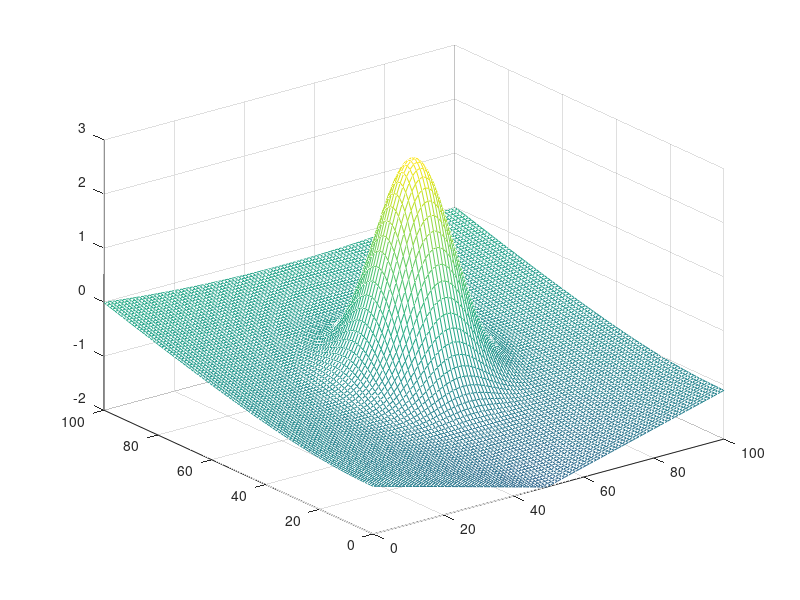
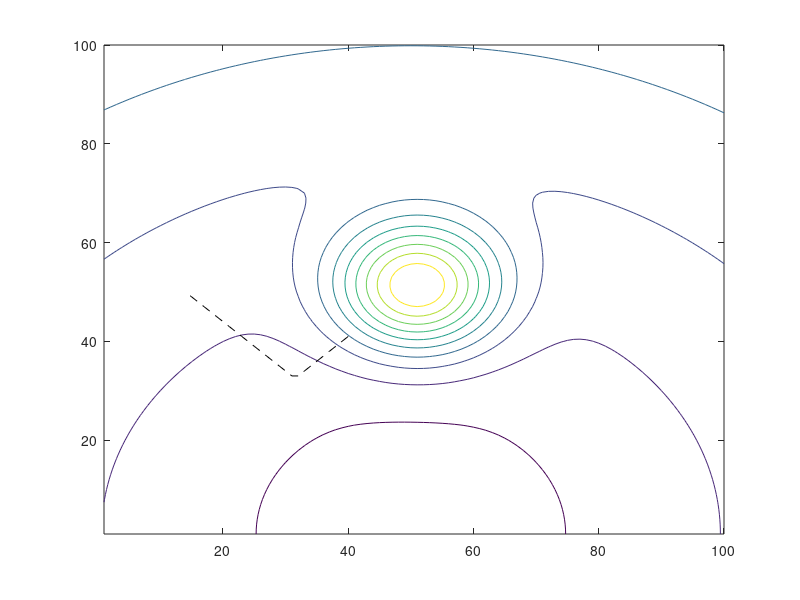

These charts were generated, in order, by the following MATLAB code:
function escapeRoute = floorPotential
clear;
close all;

mapLengthX = 100; mapLengthY = 100;

exitPosition = [1, 50];
firePosition = [50,50];
initialPosition = [40,41];

potentialMap = zeros(mapLengthX,mapLengthY); % generate a 400 * 400 map

firePotential = getFirePotential(potentialMap, firePosition(1), firePosition(2), 80, 4);
exitPotential = getExitPotential(potentialMap, exitPosition(1), exitPosition(2), -2);


potentialMap = potentialMap + exitPotential + firePotential;

escapeRoute = getEscapeRoute(potentialMap, initialPosition(1), initialPosition(2));


    function firePotential = getFirePotential(map, positionX, positionY, variance, maxPotential)
        [lengthX, lengthY]=size(map);
        
        mean = [positionX positionY];
        Sigma = eye(2) * variance;
        
        x = 0:lengthX-1; y = 0:lengthY-1;
        [X,Y] = meshgrid(x,y);
        firePotential = mvnpdf([X(:) Y(:)],mean,Sigma) ;
        firePotential = reshape(firePotential,length(y),length(x));
        
        %rescaling
        firePotential = firePotential * maxPotential / max(firePotential(:));
    end

    function exitPotential = getExitPotential(map, positionX, positionY, minPotential)
        [lengthX, lengthY]=size(map);
        
        exitPotential = zeros(lengthX, lengthY);
        
        for x = 1:lengthX
            for y = 1:lengthY
                exitPotential(x, y) = sqrt((x - positionX) ^ 2 + (y - positionY) ^ 2);
            end
        end
        
        exitPotential = exitPotential - max(exitPotential(:));
        exitPotential = exitPotential * minPotential / min(exitPotential(:));
    end

    function escapeRoute = getEscapeRoute(map, initialX, initialY)
        escapeRoute = [initialX, initialY];
        
        x = initialX;
        y = initialY;
        
        while ((x ~= exitPosition(1)) && (y ~= exitPosition(2)))
            nextPosition = getNextPosition(map, x, y);
            escapeRoute = [escapeRoute;nextPosition];
            x = nextPosition(1);
            y = nextPosition(2);
        end
    end

    function nextPosition = getNextPosition(map, currentX, currentY)
        minPositionX = 0;
        minPositionY = 0; % arbitrary
        
        minPotential = 10000; % arbitrary
        
        for x = currentX - 1: currentX + 1
            for y = currentY - 1: currentY +1
                potential = map(x, y);
                if (potential < minPotential)
                    minPotential = potential;
                    minPositionX = x;
                    minPositionY = y;
                end
            end
        end
        
        nextPosition = [minPositionX, minPositionY];
    end



figure;
mesh(linspace(0,mapLengthX), linspace(0,mapLengthY),potentialMap);
caxis([min(potentialMap(:))-.5*range(potentialMap(:)),max(potentialMap(:))]);

figure
contour(potentialMap);
hold on
plot (escapeRoute(:,1),escapeRoute(:,2),'k--');
end